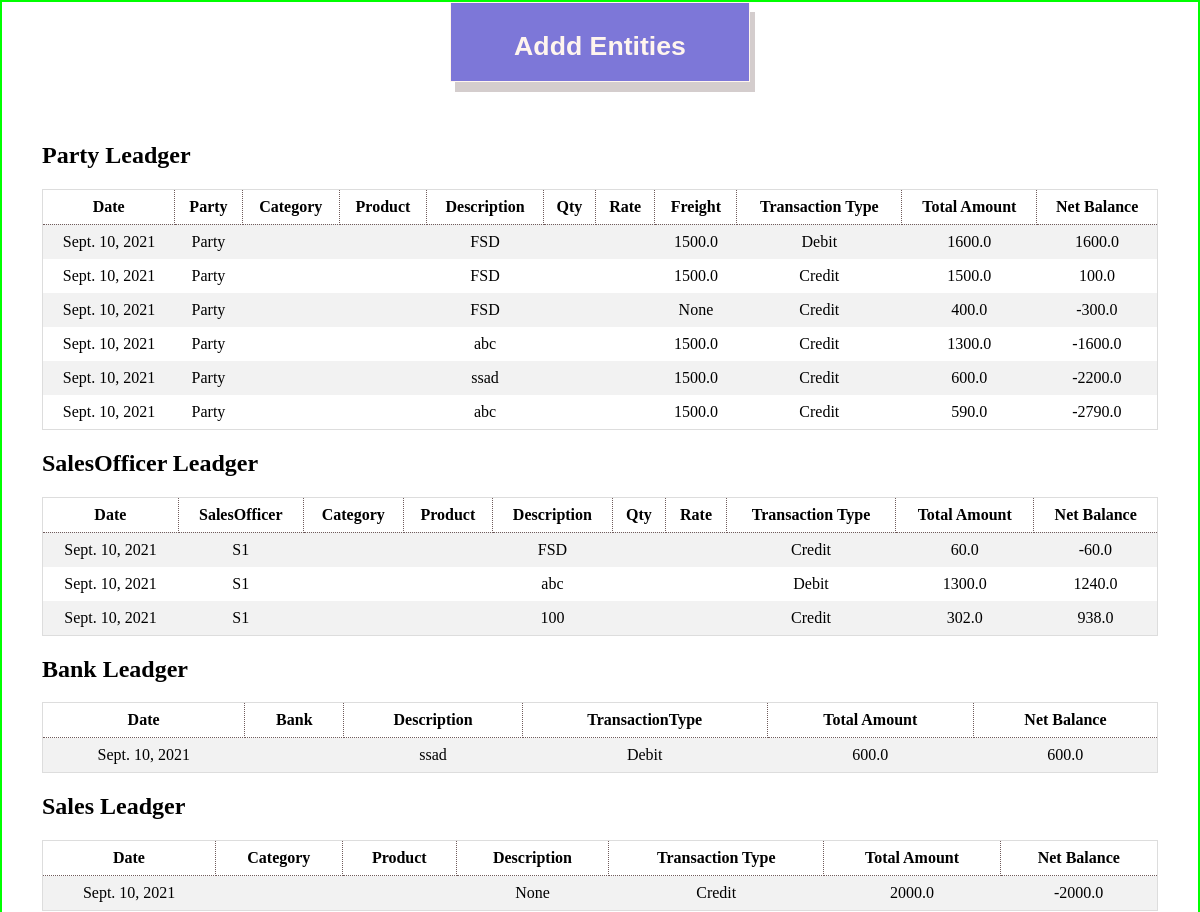
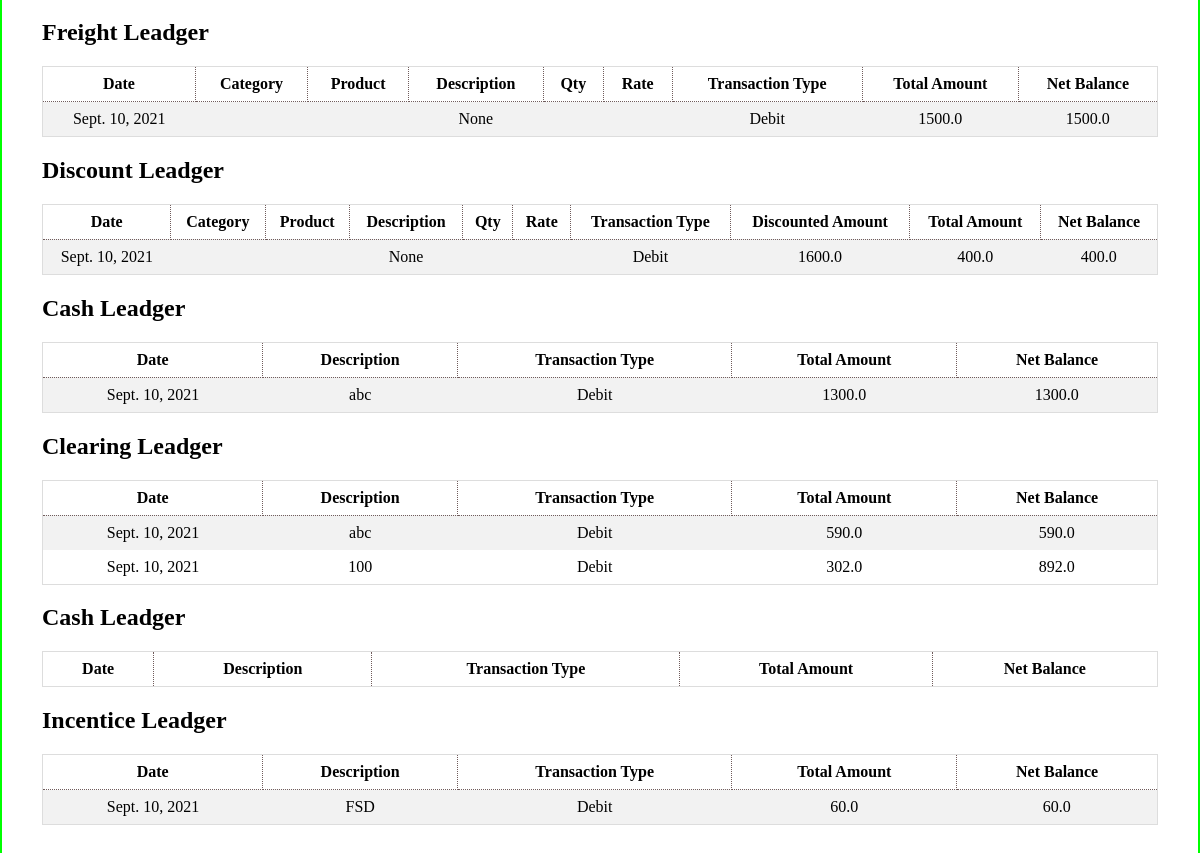
Page /apis/test on the earlier database version (2 pictures, top to bottom).
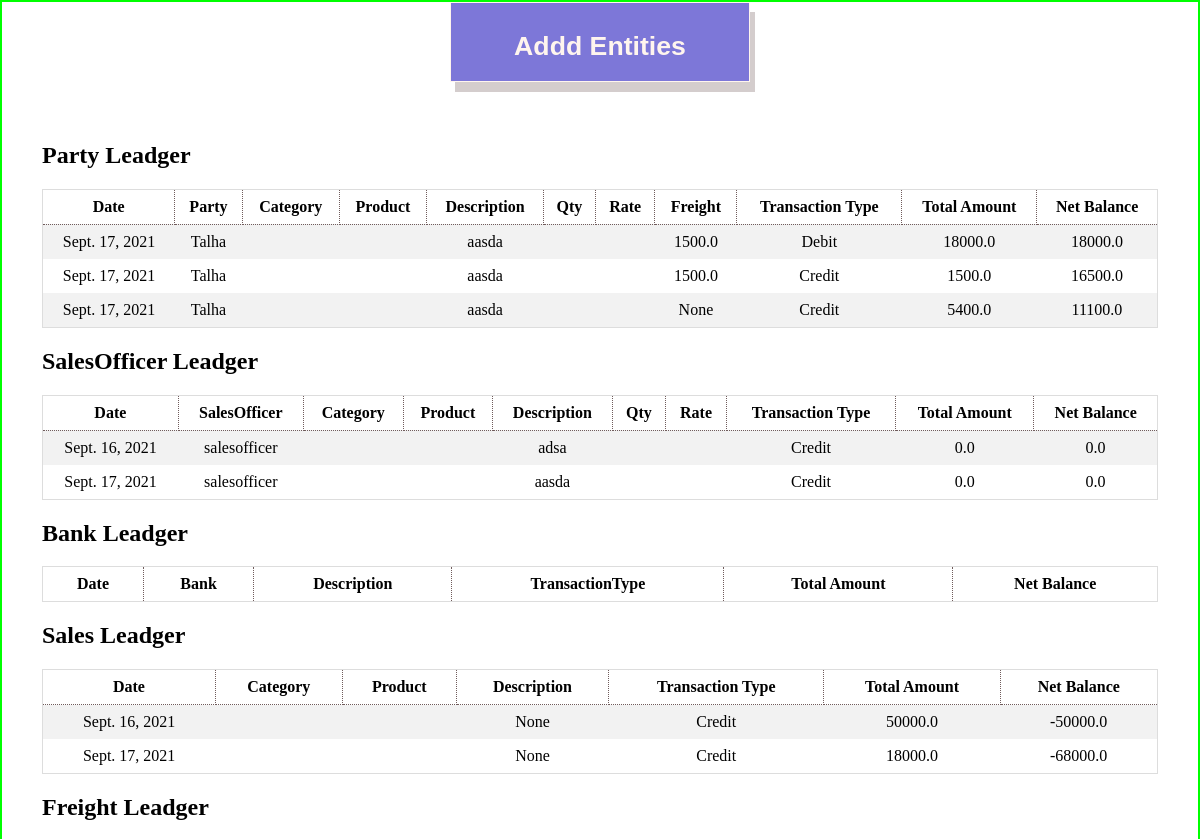
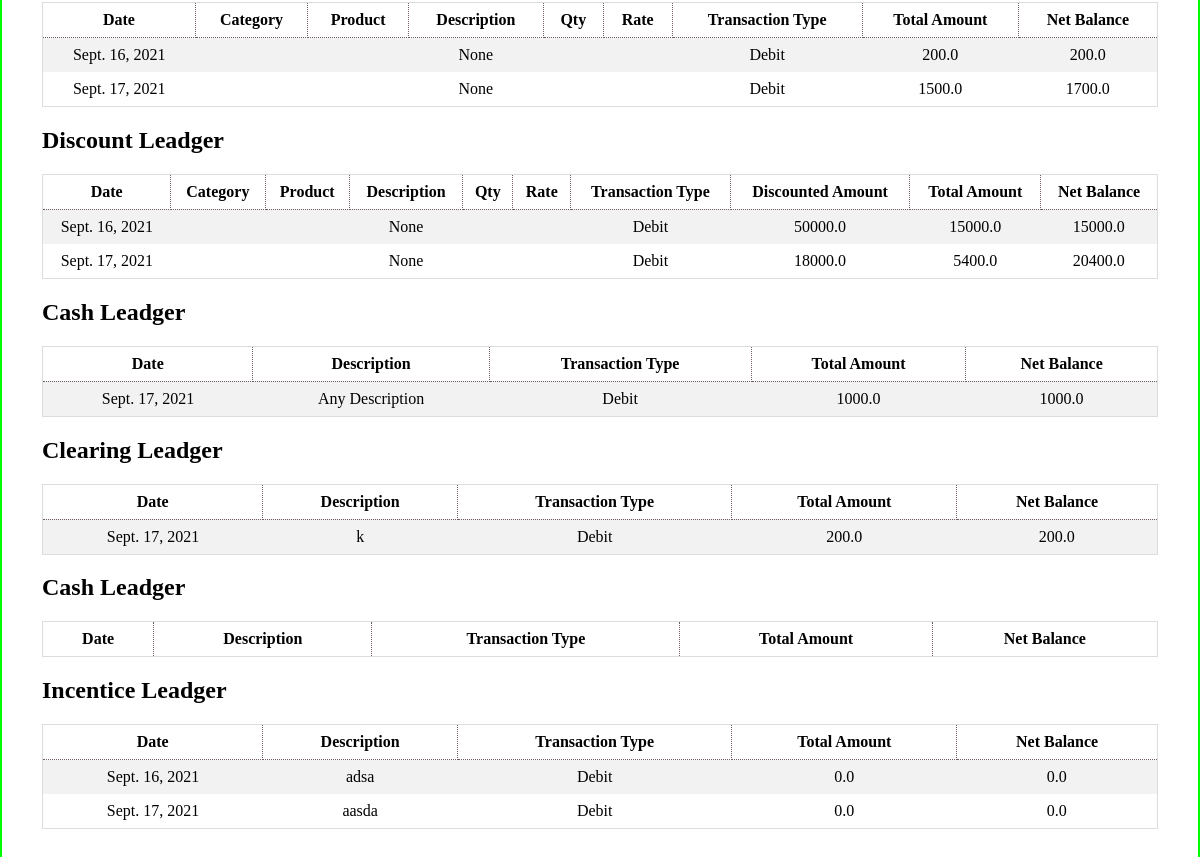
Same page on the later database version (2 pictures, top to bottom).
### apis/models.py (models this page shows, shortened)
class Ledger(models.Model):
    date = models.DateField(default=timezone.now, blank=True)
    description = models.CharField(max_length=50, null=True)
    transaction_type = models.CharField(max_length=50, choices=(
        ('Debit', 'Debit'), ('Credit', 'Credit')))
    total_amount = models.FloatField(null=True)
    net_balance = models.FloatField(blank=True, default=0.0)

class PartyLedger(Ledger):
    party = models.ForeignKey(Party,on_delete=models.CASCADE)
    sales_officer = models.ForeignKey(SalesOfficer, on_delete=models.CASCADE)
    freight = models.FloatField(blank=True,null=True)

class Ledger(models.Model):
    date = models.DateField(default=timezone.now, blank=True)
    description = models.CharField(max_length=50, null=True)
    transaction_type = models.CharField(max_length=50, choices=(
        ('Debit', 'Debit'), ('Credit', 'Credit')))
    total_amount = models.FloatField(null=True)
    net_balance = models.FloatField(blank=True, default=0.0)

class Party(models.Model):
    name = models.CharField(max_length=30, unique=True)
    contact = models.CharField(max_length=13)
    discount = models.ForeignKey(DiscountCategory,on_delete=models.CASCADE)
    opening_Balance = models.FloatField()
    current_Balance = models.FloatField(blank=True, null=True)
    date = models.DateField(default=timezone.now, blank=True)
    def __str__(self):
        return self.name

class SalesOfficerLedger(Ledger):
    sales_officer = models.ForeignKey(SalesOfficer, on_delete=models.CASCADE)
    party_order = models.IntegerField(null=True,blank=True)

class SalesOfficer(models.Model):
    name = models.CharField(max_length=200,unique=True)
    commission = models.FloatField(default=0.0)
    contact = models.CharField(max_length=13)
    opening_Balance = models.FloatField()
    current_Balance = models.FloatField(blank=True, null=True)
    date = models.DateField(default=timezone.now, blank=True)
    def __str__(self):
        return self.name

class BankLedger(Ledger):
    bank = models.ForeignKey(Bank,on_delete=models.CASCADE)

class SalesLedger(Ledger):
    sales_person = models.ForeignKey(SalesPerson,on_delete=models.CASCADE)

class FreightLedger(Ledger):
    freight_person = models.ForeignKey(FreightPerson,on_delete=models.CASCADE)
    freight = models.FloatField()

class DiscountLedger(Ledger):
    discount_person = models.ForeignKey(DiscountPerson,on_delete=models.CASCADE)
    discounted_amount = models.FloatField()

class CashLedger(Ledger):
    cash_person = models.ForeignKey(CashPerson,on_delete=models.CASCADE)

class ClearingLedger(Ledger):
    clearing_person = models.ForeignKey(ClearingPerson,on_delete=models.CASCADE)

class IncentiveLedger(Ledger):
    incentive_person = models.ForeignKey(IncentivePerson,on_delete=models.CASCADE)

### apis/views.py (the view)
# urls.py: path('test',views.Test)
def Test(request):
    party = m.PartyLedger.objects.all()
    salesofficer = m.SalesOfficerLedger.objects.all()
    sales = m.SalesLedger.objects.all()
    bank = m.BankLedger.objects.all()
    freight = m.FreightLedger.objects.all()
    discount = m.DiscountLedger.objects.all()
    cleariing = m.ClearingLedger.objects.all()
    cash = m.CashLedger.objects.all()
    incentive = m.IncentiveLedger.objects.all()
    response_dict = {'Party':party,'SalesOfficer':salesofficer,'Sales':sales,'Bank':bank,'Freight':freight
                    ,'Discount':discount,'Cash':cash,'Clearing':cleariing,'Incentive':incentive }
    return render(request,'test.html',response_dict)

### apis/templates/test.html (shortened to what this page needs)
<!DOCTYPE html>
<html>
<head>
</head>
<body>
    <div style="width: 100wh;text-align: center;">
        <div>
            <button class='addBtn' onclick="Add()" id='btn'>
                <h1>Addd Entities</h1>
            </button>
        </div>
    </div>
    <div class="container">
        <h2>Party Leadger</h2>
        <div style="overflow-x:auto;">
            <table>
                <tr>
                    <th>Date</th>
                    <th>Party</th>
                    <th>Category</th>
                    <th>Product</th>
                    <th>Description</th>
                    <th>Qty</th>
                    <th>Rate</th>
                    <th>Freight</th>
                    <th>Transaction Type</th>
                    <th>Total Amount</th>
                    <th>Net Balance</th>
                </tr>
                {% for r in Party %}
                <tr>
                    <td>{{r.date}}</td>
                    <td>{{r.party}}</td>
                    <td>{{r.category}}</td>
                    <td>{{r.product}}</td>
                    <td>{{r.description}}</td>
                    <td>{{r.qty}}</td>
                    <td>{{r.rate}}</td>
                    <td>{{r.freight}}</td>
                    <td>{{r.transaction_type}}</td>
                    <td>{{r.total_amount}}</td>
                    <td>{{r.net_balance}}</td>
                </tr>
                {% endfor %}
            </table>
        </div>
        <h2>SalesOfficer Leadger</h2>
        <div style="overflow-x:auto;">
            <table>
                <tr>
                    <th>Date</th>
                    <th>SalesOfficer</th>
                    <th>Category</th>
                    <th>Product</th>
                    <th>Description</th>
                    <th>Qty</th>
                    <th>Rate</th>
                    <th>Transaction Type</th>
                    <th>Total Amount</th>
                    <th>Net Balance</th>
                </tr>
                {% for r in SalesOfficer %}
                <tr>
                    <td>{{r.date}}</td>
                    <td>{{r.sales_officer}}</td>
                    <td>{{r.category}}</td>
                    <td>{{r.product}}</td>
                    <td>{{r.description}}</td>
                    <td>{{r.qty}}</td>
                    <td>{{r.rate}}</td>
                    <td>{{r.transaction_type}}</td>
                    <td>{{r.total_amount}}</td>
                    <td>{{r.net_balance}}</td>
                </tr>
                {% endfor %}
            </table>
        </div>
        <h2>Bank Leadger</h2>
        <div style="overflow-x:auto;">
            <table>
                <tr>
                    <th>Date</th>
                    <th>Bank</th>
                    <th>Description</th>
                    <th>TransactionType</th>
                    <th>Total Amount</th>
                    <th>Net Balance</th>
                </tr>
                {% for r in Bank %}
                <tr>
                    <td>{{r.date}}</td>
                    <td>{{r.bank}}</td>
                    <td>{{r.description}}</td>
                    <td>{{r.transaction_type}}</td>
                    <td>{{r.total_amount}}</td>
                    <td>{{r.net_balance}}</td>
                </tr>
                {% endfor %}
            </table>
        </div>
        <h2>Sales Leadger</h2>
        <div style="overflow-x:auto;">
            <table>
                <tr>
                    <th>Date</th>
                    <th>Category</th>
                    <th>Product</th>
                    <th>Description</th>
                    <th>Transaction Type</th>
                    <th>Total Amount</th>
                    <th>Net Balance</th>
                </tr>
                {% for r in Sales %}
                <tr>
                    <td>{{r.date}}</td>
                    <td>{{r.category}}</td>
                    <td>{{r.product}}</td>
                    <td>{{r.description}}</td>
                    <td>{{r.transaction_type}}</td>
                    <td>{{r.total_amount}}</td>
                    <td>{{r.net_balance}}</td>
                </tr>
                {% endfor %}
            </table>
        </div>
        <h2>Freight Leadger</h2>
        <div style="overflow-x:auto;">
            <table>
                <tr>
                    <th>Date</th>
                    <th>Category</th>
                    <th>Product</th>
                    <th>Description</th>
                    <th>Qty</th>
                    <th>Rate</th>
                    <th>Transaction Type</th>
                    <th>Total Amount</th>
                    <th>Net Balance</th>
                </tr>
                {% for r in Freight %}
                <tr>
                    <td>{{r.date}}</td>
                    <td>{{r.category}}</td>
                    <td>{{r.product}}</td>
                    <td>{{r.description}}</td>
                    <td>{{r.qty}}</td>
                    <td>{{r.rate}}</td>
                    <td>{{r.transaction_type}}</td>
                    <td>{{r.total_amount}}</td>
                    <td>{{r.net_balance}}</td>
                </tr>
                {% endfor %}
            </table>
        </div>
        <h2>Discount Leadger</h2>
        <div style="overflow-x:auto;">
            <table>
                <tr>
                    <th>Date</th>
                    <th>Category</th>
                    <th>Product</th>
                    <th>Description</th>
                    <th>Qty</th>
                    <th>Rate</th>
                    <th>Transaction Type</th>
                    <th>Discounted Amount</th>
                    <th>Total Amount</th>
                    <th>Net Balance</th>
                </tr>
                {% for r in Discount %}
                <tr>
                    <td>{{r.date}}</td>
                    <td>{{r.category}}</td>
                    <td>{{r.product}}</td>
                    <td>{{r.description}}</td>
                    <td>{{r.qty}}</td>
                    <td>{{r.rate}}</td>
                    <td>{{r.transaction_type}}</td>
                    <td>{{r.discounted_amount}}</td>
                    <td>{{r.total_amount}}</td>
                    <td>{{r.net_balance}}</td>
                </tr>
                {% endfor %}
            </table>
        </div>
        <h2>Cash Leadger</h2>
        <div style="overflow-x:auto;">
            <table>
                <tr>
                    <th>Date</th>
                    <th>Description</th>
                    <th>Transaction Type</th>
                    <th>Total Amount</th>
                    <th>Net Balance</th>
                </tr>
                {% for r in Cash %}
                <tr>
                    <td>{{r.date}}</td>
                    <td>{{r.description}}</td>
                    <td>{{r.transaction_type}}</td>
                    <td>{{r.total_amount}}</td>
                    <td>{{r.net_balance}}</td>
                </tr>
                {% endfor %}
            </table>
        </div>
        <h2>Clearing Leadger</h2>
        <div style="overflow-x:auto;">
            <table>
                <tr>
                    <th>Date</th>
                    <th>Description</th>
                    <th>Transaction Type</th>
                    <th>Total Amount</th>
                    <th>Net Balance</th>
                </tr>
                {% for r in Clearing %}
                <tr>
                    <td>{{r.date}}</td>
                    <td>{{r.description}}</td>
                    <td>{{r.transaction_type}}</td>
                    <td>{{r.total_amount}}</td>
                    <td>{{r.net_balance}}</td>
                </tr>
                {% endfor %}
            </table>
        </div>
        <h2>Cash Leadger</h2>
        <div style="overflow-x:auto;">
            <table>
                <tr>
                    <th>Date</th>
                    <th>Description</th>
                    <th>Transaction Type</th>
                    <th>Total Amount</th>
                    <th>Net Balance</th>
                </tr>
            </table>
        </div>
        <h2>Incentice Leadger</h2>
        <div style="overflow-x:auto;">
            <table>
                <tr>
                    <th>Date</th>
                    <th>Description</th>
                    <th>Transaction Type</th>
                    <th>Total Amount</th>
                    <th>Net Balance</th>
                </tr>
                {% for r in Incentive %}
                <tr>
                    <td>{{r.date}}</td>
                    <td>{{r.description}}</td>
                    <td>{{r.transaction_type}}</td>
                    <td>{{r.total_amount}}</td>
                    <td>{{r.net_balance}}</td>
                </tr>
                {% endfor %}
            </table>
        </div>
    </div>
</body>
</html>

### apis/templates/test.html (style rules this page uses)
table { border-collapse: collapse; border-spacing: 0; width: 100%; border: 1px solid #ddd; }
th { border: 1px dotted rgb(112, 92, 92); }
th, td { text-align: center; padding: 8px; }
tr:nth-child(even) { background-color: #f2f2f2 }
.addBtn { border: 1px solid; padding: 10px; box-shadow: 5px 10px #d4cdcd; width: 25vw; height: 80px; background-color: rgb(125, 119, 216); color: seashell; font-weight: 600; }
.container { padding: 40px; }
body { border: 2px double rgb(0, 255, 0); margin: 0; padding: 0; }

Differences in the rows shown:
removed PartyLedger: date "Sept. 10, 2021", party "Party", description "FSD", freight "1500.0", transaction_type "Debit", total_amount "1600.0", net_balance "1600.0"
removed PartyLedger: date "Sept. 10, 2021", party "Party", description "FSD", freight "1500.0", transaction_type "Credit", total_amount "1500.0", net_balance "100.0"
removed PartyLedger: date "Sept. 10, 2021", party "Party", description "FSD", freight "None", transaction_type "Credit", total_amount "400.0", net_balance "-300.0"
removed PartyLedger: date "Sept. 10, 2021", party "Party", description "abc", freight "1500.0", transaction_type "Credit", total_amount "1300.0", net_balance "-1600.0"
removed PartyLedger: date "Sept. 10, 2021", party "Party", description "ssad", freight "1500.0", transaction_type "Credit", total_amount "600.0", net_balance "-2200.0"
removed SalesOfficerLedger: date "Sept. 10, 2021", sales_officer "S1", description "abc", transaction_type "Debit", total_amount "1300.0", net_balance "1240.0"
removed SalesOfficerLedger: date "Sept. 10, 2021", sales_officer "S1", description "100", transaction_type "Credit", total_amount "302.0", net_balance "938.0"
removed BankLedger: date "Sept. 10, 2021", description "ssad", transaction_type "Debit", total_amount "600.0", net_balance "600.0"
removed CashLedger: date "Sept. 10, 2021", description "abc", transaction_type "Debit", total_amount "1300.0", net_balance "1300.0"
removed ClearingLedger: date "Sept. 10, 2021", description "abc", transaction_type "Debit", total_amount "590.0", net_balance "590.0"
removed ClearingLedger: date "Sept. 10, 2021", description "100", transaction_type "Debit", total_amount "302.0", net_balance "892.0"
added PartyLedger: date "Sept. 17, 2021", party "Talha", description "aasda", freight "1500.0", transaction_type "Debit", total_amount "18000.0", net_balance "18000.0"
changed PartyLedger (number 2 of 3 on the later page): date "Sept. 10, 2021" → "Sept. 17, 2021"; party "Party" → "Talha"; description "abc" → "aasda"; total_amount "590.0" → "1500.0"; net_balance "-2790.0" → "16500.0"
added PartyLedger: date "Sept. 17, 2021", party "Talha", description "aasda", freight "None", transaction_type "Credit", total_amount "5400.0", net_balance "11100.0"
changed SalesOfficerLedger: date "Sept. 10, 2021" → "Sept. 16, 2021"; sales_officer "S1" → "salesofficer"; description "FSD" → "adsa"; total_amount "60.0" → "0.0"; net_balance "-60.0" → "0.0"
added SalesOfficerLedger: date "Sept. 17, 2021", sales_officer "salesofficer", description "aasda", transaction_type "Credit", total_amount "0.0", net_balance "0.0"
changed SalesLedger: date "Sept. 10, 2021" → "Sept. 16, 2021"; total_amount "2000.0" → "50000.0"; net_balance "-2000.0" → "-50000.0"
added SalesLedger: date "Sept. 17, 2021", description "None", transaction_type "Credit", total_amount "18000.0", net_balance "-68000.0"
changed FreightLedger: date "Sept. 10, 2021" → "Sept. 16, 2021"; total_amount "1500.0" → "200.0"; net_balance "1500.0" → "200.0"
added FreightLedger: date "Sept. 17, 2021", description "None", transaction_type "Debit", total_amount "1500.0", net_balance "1700.0"
changed DiscountLedger: date "Sept. 10, 2021" → "Sept. 16, 2021"; discounted_amount "1600.0" → "50000.0"; total_amount "400.0" → "15000.0"; net_balance "400.0" → "15000.0"
added DiscountLedger: date "Sept. 17, 2021", description "None", transaction_type "Debit", discounted_amount "18000.0", total_amount "5400.0", net_balance "20400.0"
added CashLedger: date "Sept. 17, 2021", description "Any Description", transaction_type "Debit", total_amount "1000.0", net_balance "1000.0"
added ClearingLedger: date "Sept. 17, 2021", description "k", transaction_type "Debit", total_amount "200.0", net_balance "200.0"
changed through a linked row, IncentiveLedger: date "Sept. 10, 2021" → "Sept. 16, 2021"; description "FSD" → "adsa"; total_amount "60.0" → "0.0"; net_balance "60.0" → "0.0"
added IncentiveLedger: date "Sept. 17, 2021", description "aasda", transaction_type "Debit", total_amount "0.0", net_balance "0.0"
